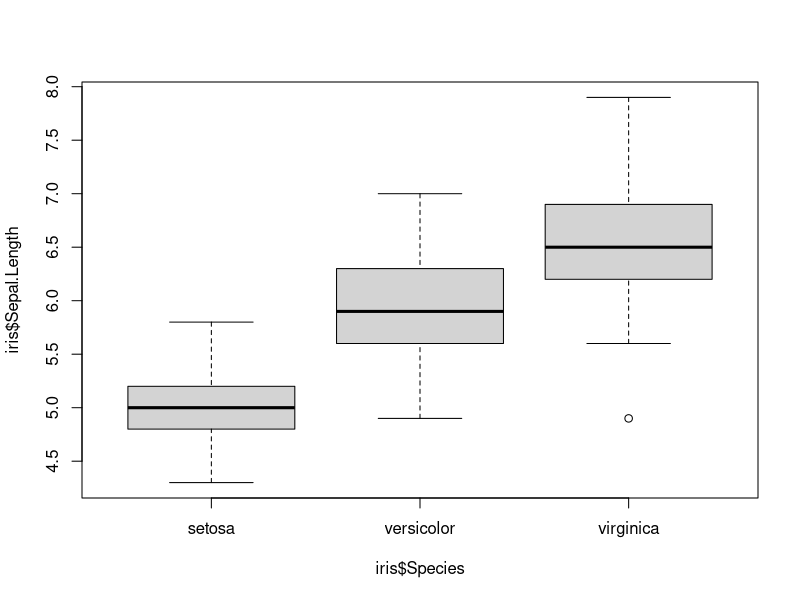
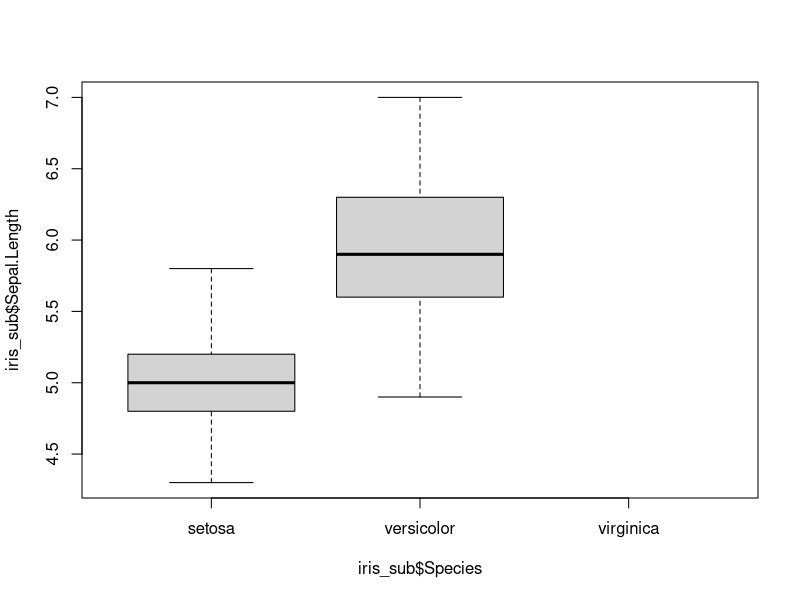

Write R code to recreate these figures, in order.
## ---- chunk 1
knitr::opts_chunk$set(echo = TRUE)
## ---- chunk 2
obj<-'Thursday'
obj
obj<-'This is also a character.'
obj
## ---- chunk 3
obj<-6
#example of a numeric
obj
typeof(obj)
obj<-as.integer(6)
#example of an integer
obj
typeof(obj)
## ---- chunk 4
obj<-TRUE
#example of a logical (note lack of quotations in the definition)
obj
typeof(obj)
#OR
obj<-FALSE
obj
## ---- chunk 5
v_1<-c(1, 2, 3, 4, 5)
v_1
## ---- chunk 6
6 + 6
## ---- chunk 7
v_3<-c(6, 7, 8, 9, 10)
## ---- chunk 8
#print the 3rd entry.
v_3[3]
## ---- chunk 9
#print the 2nd - 5th entries
v_3[2:5]
## ---- chunk 10
l_1<-list(100, 54, 392, 47)
l_1

#print the first item of the list
l_1[1]
## ---- chunk 11
#a simple square matrix
m_1<-matrix(c(10, 9, 8,
              7, 6, 5,
              4, 3, 1), byrow = TRUE, nrow = 3)
m_1
## ---- chunk 12
m_1[2,1]
## ---- chunk 13
#a simple dataframe
df_1<-data.frame('row_1' = c(1, 2, 3, 4, 5), 'row_2' = c(FALSE, TRUE, TRUE, FALSE, TRUE), 'row_3' = c(10.7, 23.8, 98.7, 23.5, 99.7))
df_1
## ---- chunk 14
df_1[2,3]
## ---- chunk 15
df_1$row_2
## ---- chunk 16
#look at first few rows
head(iris)

#examine the structure
str(iris)
## ---- chunk 17
boxplot(iris$Sepal.Length ~ iris$Species)
## ---- chunk 18
#subset to look only at setosa and versicolor
iris_sub<-subset(iris, Species == 'setosa' | Species == 'versicolor')
boxplot(iris_sub$Sepal.Length ~ iris_sub$Species)
t.test(iris$Sepal.Length[iris$Species == 'setosa'], iris$Sepal.Length[iris$Species == 'versicolor'])
